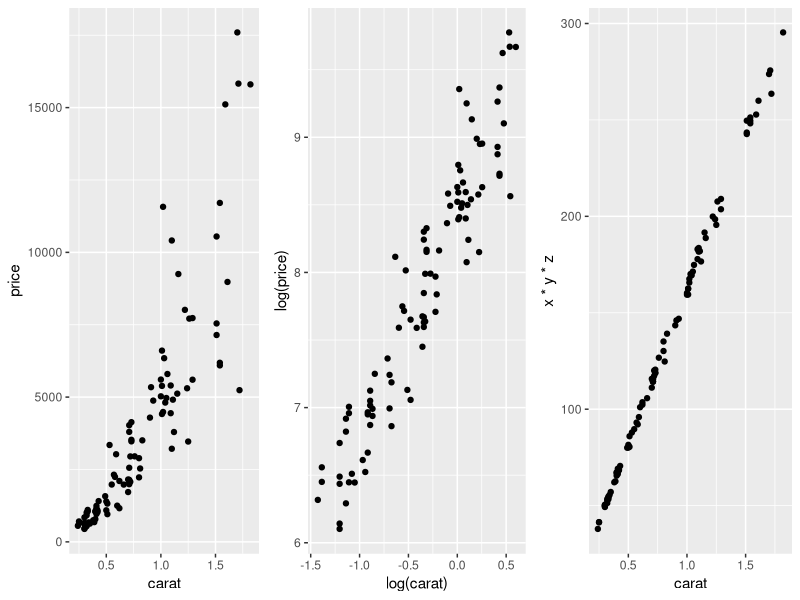
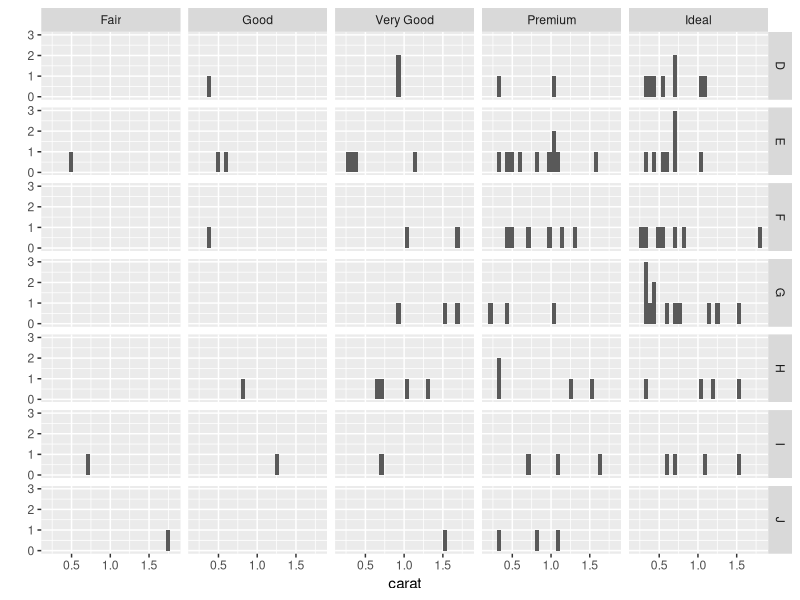
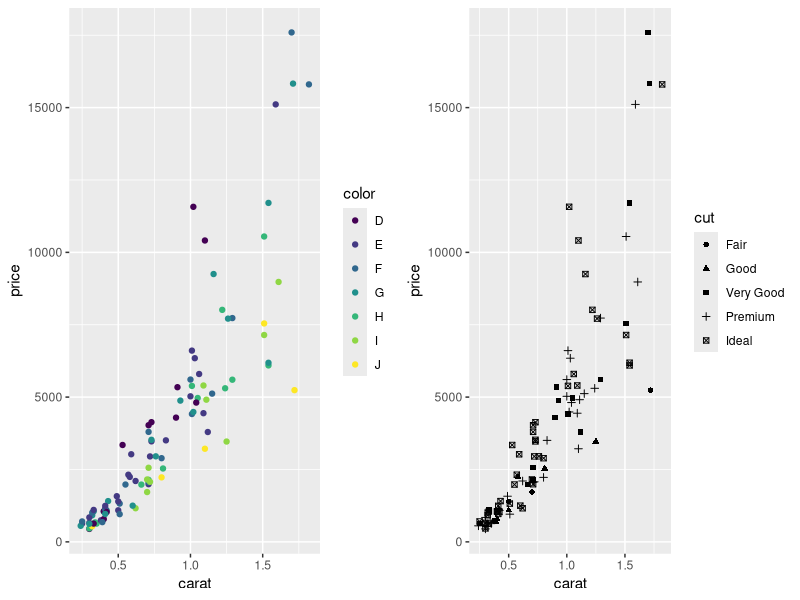
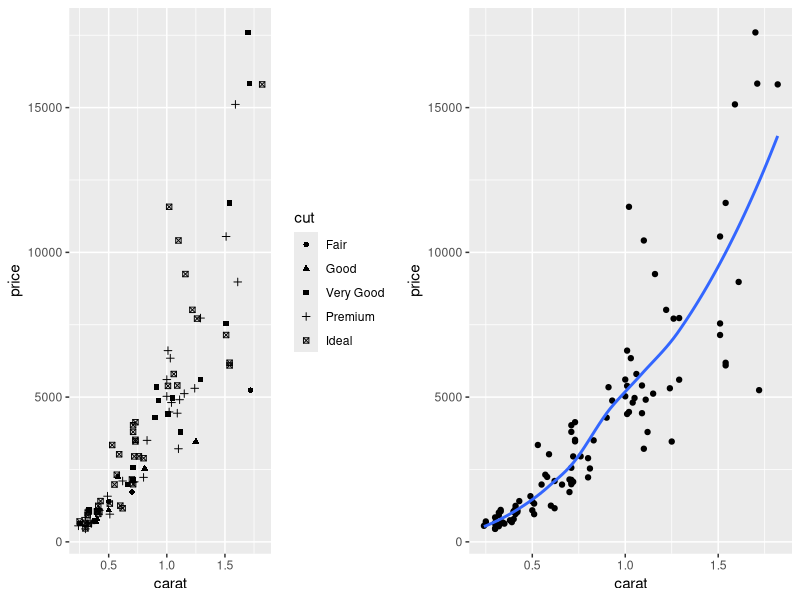
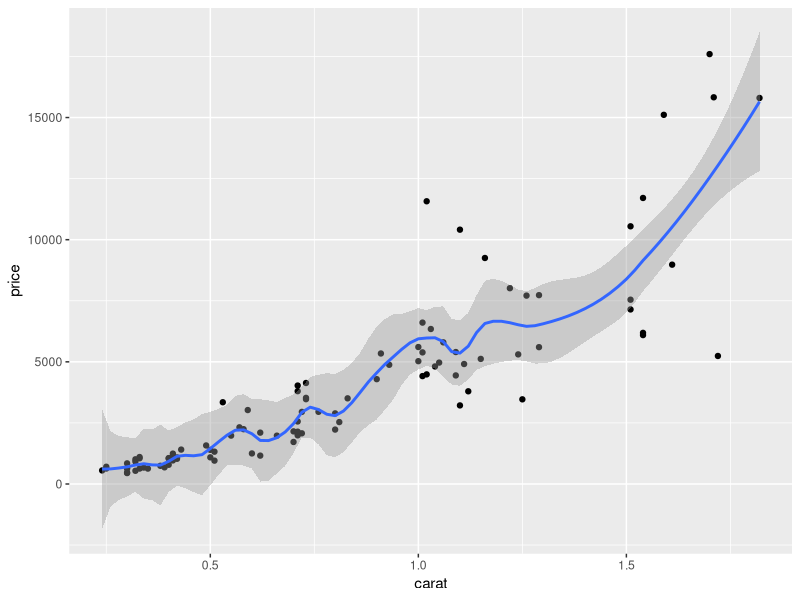
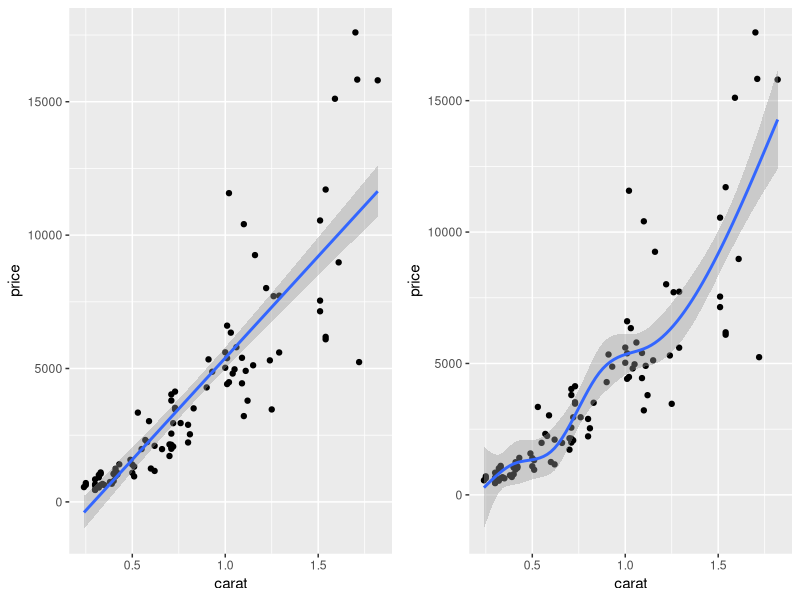
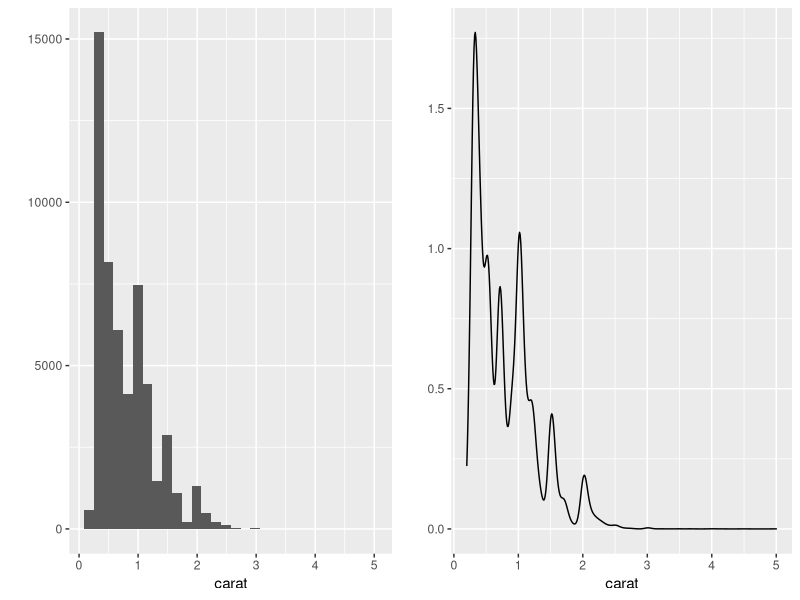
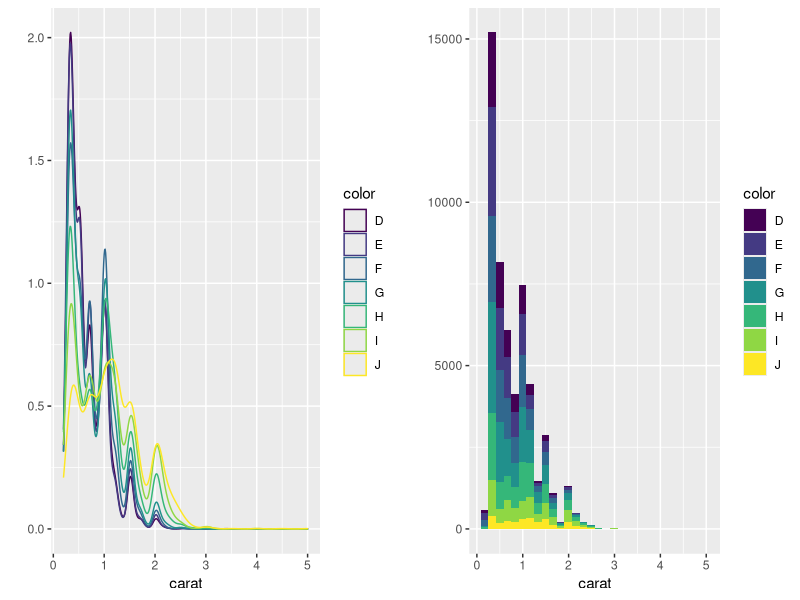

Write R code to recreate these figures, in order.
library(gridExtra)  ##支持ggplot2多图并列
library(ggplot2)
rm(list=ls())
data("diamonds")
head(diamonds)

set.seed(123456) 
dsmall <- diamonds[sample(nrow(diamonds),100),]

attach(dsmall)
p1 <- qplot(carat, price)  #价格和重量之间的关系
p2 <- qplot(log(carat), log(price))  #变量变换
p3 <- qplot(carat,x*y*z)  #变量组合,体积和重量之间关系
grid.arrange(p1,p2,p3, ncol=3)

qplot(carat, data=dsmall, facets=color~cut)

p4 <- qplot(carat, price, color=color) #将color变量映射到点的颜色
p5 <- qplot(carat, price, shape=cut)  # 将cut变量映射到点的形状
grid.arrange(p4,p5,ncol=2)

p6 <- qplot(carat, price, data=dsmall, geom=c("point", "smooth"), se=FALSE)
grid.arrange(p5, p6, ncol=2)

qplot(carat, price, data=dsmall, geom=c("point","smooth"), span=0.2)


p9 <- qplot(carat, price, data=dsmall, 
            geom=c("point","smooth"), method="lm")
library(splines)
p10 <- qplot(carat, price, data=dsmall, 
             geom=c("point","smooth"), method="lm", 
             formula=y~ns(x,5))
grid.arrange(p9,p10, ncol=2)



p13 <- qplot(carat, data=diamonds, geom="histogram")  #直方图
p14 <- qplot(carat, data=diamonds, geom="density")  #密度曲线图
grid.arrange(p13, p14, ncol=2)

p15 <- qplot(carat, data=diamonds, geom="density", color=color)
p16 <- qplot(carat, data=diamonds, geom="histogram", fill=color)
#等式后面的color是数据集中的变量color钻石颜色，按color分组。
grid.arrange(p15,p16,ncol=2)


p21 <- qplot(carat, data=diamonds, 
             facets = color ~ ., 
             geom = "histogram", 
             binwidth=0.1, 
             xlim = c(0,3))
p22 <- qplot(carat, ..density.., 
             data=diamonds, 
             facets = color ~ ., 
             geom = "histogram", 
             binwidth=0.1, 
             xlim = c(0,3))  
# ..density..告诉ggplot2将密度而不是频数映射到y轴。
grid.arrange(p21, p22, ncol=2)
#左图展示的是频数，右图展示的是频率。在比较不同组分布时，频率图不受该组样本量大小的影响。图形显示，高质量的钻石（颜色D)在小尺寸分布上是偏斜的，但随着质量下降，重量分布越来越平坦。



p23 <- qplot(carat, price, data=dsmall,xlab ="Weight(carats)" , ylab="Price($)", 
        main="Price-weight relationship")
p24 <- qplot(carat, price/carat, data=dsmall,xlab = "Weight(carats)", 
             ylab=expression(frac(price,carat)),
             main="Price-weight relationship",xlim=c(.2,1))
p25 <- qplot(carat, price, data=dsmall, log="xy")
grid.arrange(p23,p24,p25,ncol=3)

# airquality
ggplot(data = airquality,aes(x=Wind,y=Temp)) + geom_point(color='green')
ggplot(data = airquality,aes(x=Wind,y=Temp)) + geom_point(aes(color=factor(Month)))

ggplot(data=airquality,aes(x=Wind,y=Temp)) + geom_point() + geom_smooth()

# 使用stat也可以实现
ggplot(data=airquality,aes(x=Wind,y=Temp)) + geom_point() + stat_smooth()

# 指定回归方法为线性回归，关闭置信区间显示
ggplot(data=airquality,aes(x=Wind,y=Temp)) +
  geom_point() +
  stat_smooth(method='lm',se=FALSE)


# 每个月对应一条不同颜色的回归线
ggplot(data=airquality,aes(x=Wind,y=Temp)) + 
  stat_smooth(method='lm',se=FALSE,aes(color=factor(Month)))

# 对总体绘制回归线，再按照月份绘制回归线
ggplot(data=airquality,aes(x=Wind,y=Temp)) +
  geom_point(alpha=0.7,size=0.5) +
  stat_smooth(method='lm',se=FALSE,aes(group=1),color='yellow') +
  stat_smooth(method='lm',se=FALSE,aes(color=factor(Month)))


# 按照月份分成五个面板
ggplot(data=airquality,aes(x=Wind,y=Temp)) +
  geom_point(alpha=0.7,size=0.5) +
  stat_smooth(method='lm',se=FALSE,aes(color=factor(Month))) +
  facet_grid(.~Month)



#### SVM with ggplot2
#number of datapoints
n <- 200
#Generate dataframe with 2 uniformly distributed predictors x1 and x2 in (0,1)
df <- data.frame(x1=runif(n),x2=runif(n))
p <- ggplot(data=df, aes(x=x1,y=x2)) + geom_point()
#display it
p

# if x1>x2 then -1, else +1
df$y <- factor(ifelse(df$x1-df$x2>0,-1,1),levels=c(-1,1))

p <- ggplot(data=df, aes(x=x1,y=x2,colour=y)) + geom_point() + 
  scale_colour_manual(values=c("-1"="red","1"="blue"))
#add decision boundary
p <- p + geom_abline(slope=1,intercept=0)
#display plot
p

#create a margin of 0.05 in dataset
delta <- 0.05
# retain only those points that lie outside the margin
df1 <- df[abs(df$x1-df$x2)>delta,]
#check number of datapoints remaining
nrow(df1)

p <- ggplot(data=df1, aes(x=x1,y=x2,colour=y)) + geom_point() + 
  scale_colour_manual(values=c("-1"="red","1"="blue"))
#add decision boundary
p <- p + geom_abline(slope=1,intercept=0)
#display plot
p
#add margins to plot object created earlier
p <- p + geom_abline(slope=1,intercept = delta, linetype="dashed") + 
  geom_abline(slope=1,intercept = -delta, linetype="dashed")
#display plot
p




library(e1071)
#set seed for random number generation
set.seed(1)
#split train and test data 80/20
df[,"train"] <- ifelse(runif(nrow(df))<0.8,1,0)
trainset <- df[df$train==1,]
testset <- df[df$train==0,]
#find "train" column index
trainColNum <- grep("train",names(trainset))
#remove column from train and test sets
trainset <- trainset[,-trainColNum]
testset <- testset[,-trainColNum]

svm_model <- svm(y ~ ., data=trainset, type="C-classification", kernel="linear", scale=FALSE)
pred_train <- predict(svm_model,trainset)
mean(pred_train==trainset$y)
#test accuracy
pred_test <- predict(svm_model,testset)
mean(pred_test==testset$y)
svm_model
svm_model$index
#Support vectors
svm_model$SV
#build plot of training set, distinguishing classes by colour as before
p <- ggplot(data=trainset, aes(x=x1,y=x2,colour=y)) + geom_point()+ scale_colour_manual(values=c("red","blue"))
#identify support vectors in training set
df_sv <- trainset[svm_model$index,]
#add layer marking out support vectors with semi-transparent purple blobs
p <- p + geom_point(data=df_sv,aes(x=x1,y=x2),colour="purple",size = 4,alpha=0.5)
#display plot
p


w <- t(svm_model$coefs) %*% svm_model$SV
slope_1 <- -w[1]/w[2]
slope_1
#calculate intercept
intercept_1 <- svm_model$rho/w[2]
intercept_1

plot(x=svm_model, data=trainset)

#p created in earlier code block
p <- p + geom_abline(slope=slope_1,intercept = intercept_1-1/w[2], linetype="dashed")+
  geom_abline(slope=slope_1,intercept = intercept_1+1/w[2], linetype="dashed")
#display plot
p

svm_model <- svm(y ~ ., data=trainset, 
                 type="C-classification", kernel="linear", cost=100, scale=FALSE)
w <- t(svm_model$coefs) %*% svm_model$SV
#calculate slope
slope_100 <- -w[1]/w[2]
slope_100
#calculate intercept
intercept_100 <- svm_model$rho/w[2]
intercept_100


